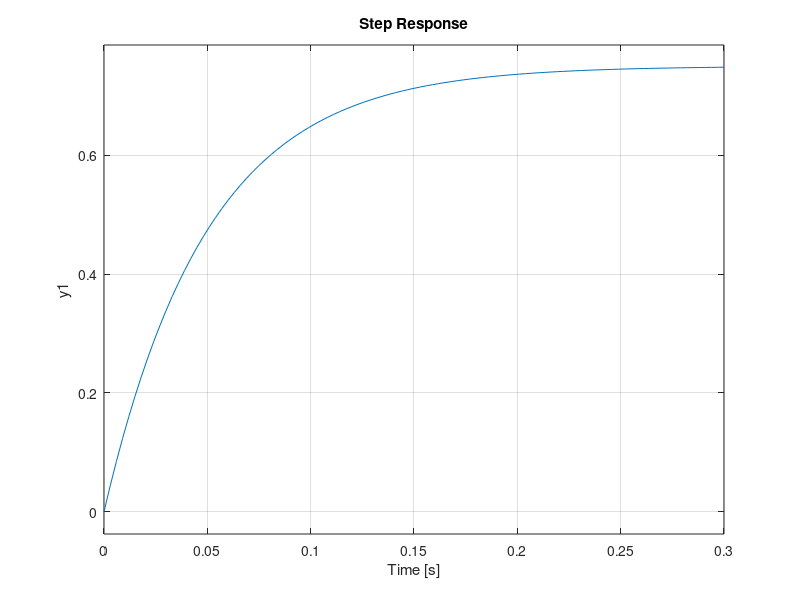
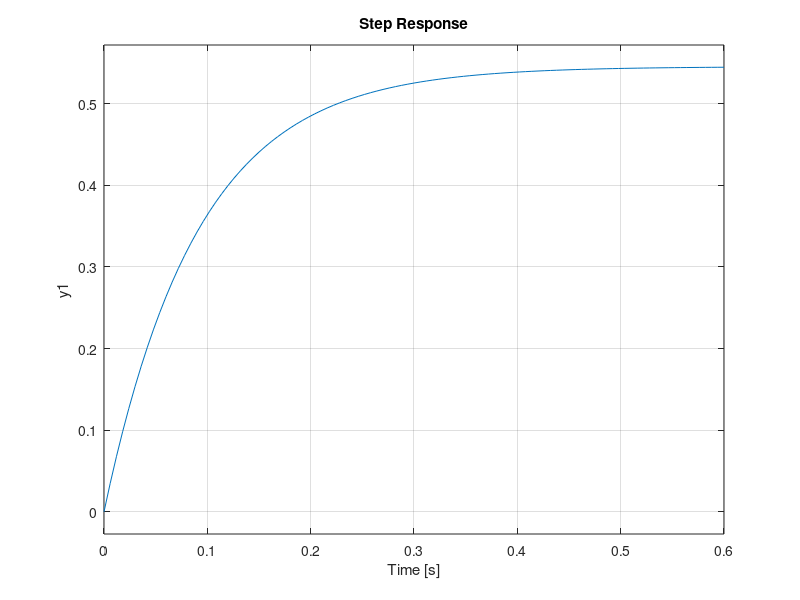
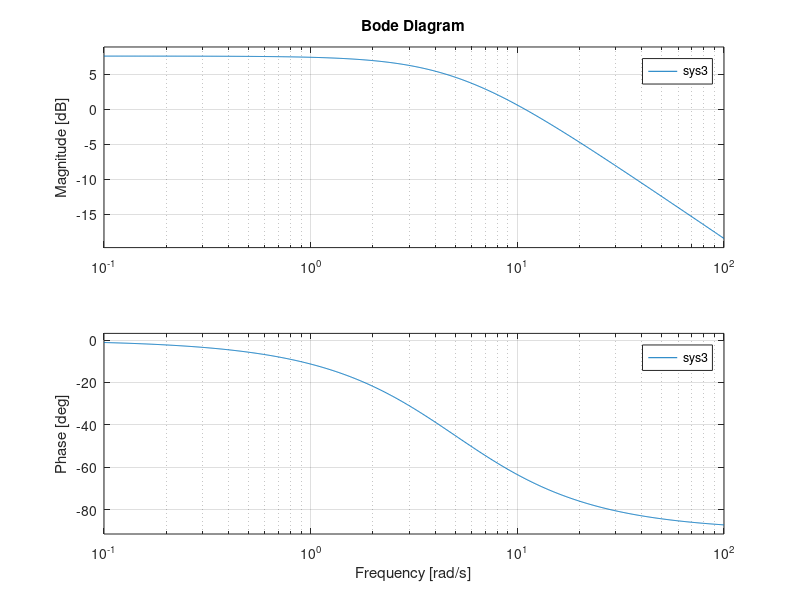

Recreate these plots in MATLAB, in order.
clear all,
clc,
clf
s = tf('s');

%%jim
sys1=15/(s+20);
figure(1)
step(sys1)

%%dal
sys2=6/(s + 11);
figure(2)
step(sys2)

%%he
sys3=12/(s + 5);
figure(3)
bode(sys3)